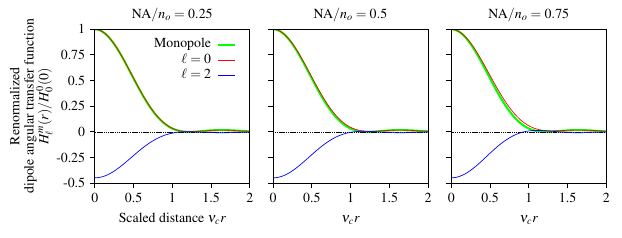

Write Python code to recreate this figure.
import numpy as np
import matplotlib
import matplotlib.pyplot as plt
import matplotlib.lines as lines
import matplotlib.gridspec as gridspec
import scipy.misc
from scipy import special
import paratf

plt.rcParams["font.family"] = "serif"
plt.rcParams["font.serif"] = "Times"

inches = 2
rows = 1
cols = 3
widths = [1,1,1]
heights = [1]
hspace = 0.05
wspace = 0.15

f = plt.figure(figsize=(inches*(np.sum(widths) + widths[0]*(wspace)*(cols - 1)),
                        inches*(np.sum(heights))))

outer_grid = gridspec.GridSpec(ncols=cols, nrows=rows,
                               width_ratios=widths, height_ratios=heights,
                               hspace=hspace, wspace=wspace)

alphas = [0.25, 0.5, 0.75]
alpha_strs = ['0.25', '0.5', '0.75']
for col in range(cols):
    alpha = alphas[col]
    ax = f.add_subplot(outer_grid[0, col])
    ax.set_xlim([0,2])
    ax.set_ylim([0,1])

    nucr = np.linspace(1e-3, 2, 100)
    ax.plot(nucr, paratf.adtf(nucr, 0, NA=alpha)/paratf.adtf(1e-3, 0, NA=alpha), '-', c=[1, 0, 0], lw=0.5)
    ax.plot(nucr, paratf.adtf(nucr, 2, NA=alpha)/paratf.adtf(1e-3, 0, NA=alpha), '-', c=[0, 0, 1], lw=0.5)
    ax.plot([0,2],[0,0], 'k--', lw=0.25, zorder=1)

    # Monopole
    ax.plot(nucr, (paratf.jinc(0, nucr)/paratf.jinc(0, 0))**2, '-', c=[0, 1, 0], lw=1.5, zorder=0, alpha=1)        

    ax.tick_params(direction='out', left=True, right=False, width=0.75)
    ax.yaxis.set_ticks([-0.5, -0.25, 0, 0.25, 0.5, 0.75, 1.0])
    if col == 0:
        ax.set_yticklabels(['-0.5', '-0.25', '0','0.25','0.5','0.75','1'])
    else:
        ax.set_yticklabels([])
    ax.xaxis.set_ticks([0, 0.5, 1, 1.5, 2])
    ax.set_xticklabels(['0','0.5','1','1.5','2'])
    
    ax.text(0.5, 1.08, 'NA$/n_o ='+alpha_strs[col]+'$', ha='center', va='center', rotation=0, transform=ax.transAxes)
    if col == 0:
        ax.text(-0.4, 0.5, 'Renormalized\n dipole angular transfer function \n $H_{\ell}^m(r)/H_0^0(0)$', ha='center', va='center', rotation=90, transform=ax.transAxes)
        ax.text(0.5, -0.25, 'Scaled distance $\\nu_c r$', ha='center', va='center', transform=ax.transAxes)
        ax.text(0.75, 0.8 + 0.1*0, '$\ell = 0$', ha='right', va='center', transform=ax.transAxes)
        l1 = lines.Line2D([0.8,0.9], 2*[0.8 + 0.1*0], c=[1, 0, 0], lw=0.5, transform=ax.transAxes)
        ax.text(0.75, 0.8 + 0.1*-1, '$\ell = 2$', ha='right', va='center', transform=ax.transAxes)
        l2 = lines.Line2D([0.8,0.9], 2*[0.8 + 0.1*-1], c=[0, 0, 1], lw=0.5, transform=ax.transAxes)
        ax.text(0.75, 0.8 + 0.1*1, 'Monopole', ha='right', va='center', transform=ax.transAxes)
        l3 = lines.Line2D([0.8,0.9], 2*[0.8 + 0.1*1], c=[0, 1, 0], lw=1.5, transform=ax.transAxes)
        f.lines.extend([l1, l2, l3])

    if col != 0:
        ax.text(0.5, -0.25, '$\\nu_c r$', ha='center', va='center', transform=ax.transAxes)
f.savefig('adtf.pdf', dpi=500, bbox_inches='tight')
